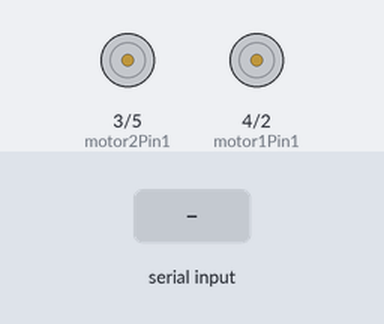
This program was run on a simulated Arduino Uno, built with avr-gcc and run on an emulated ATmega328P. Shown: motor-driver pin pairs drawn as motors (green arrow = first pin HIGH = forward, orange = second pin HIGH = backward, longer = more drive). The test bench sets the inputs (shaded band).

Above: at 1.2 s.
1.3 s: "1" received over the second serial link
At 1.54 s:
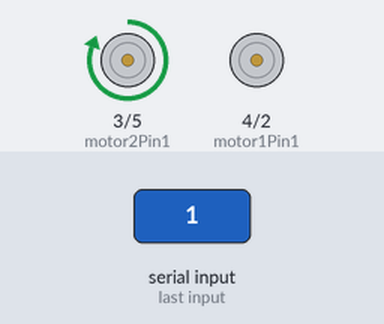
3.2 s: "2" received over the second serial link
At 3.44 s:
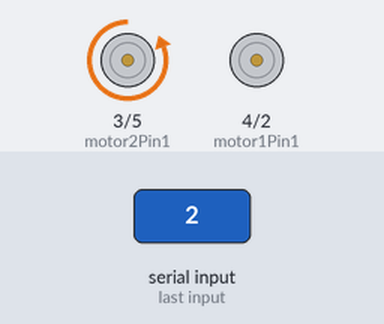
5.1 s: "4" received over the second serial link
At 5.59 s:
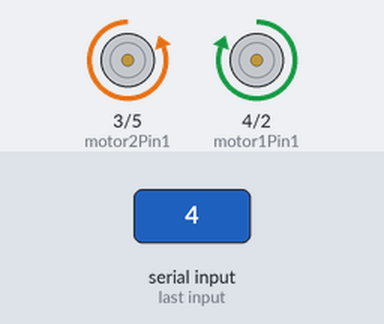
7.3 s: "3" received over the second serial link
At 7.79 s:
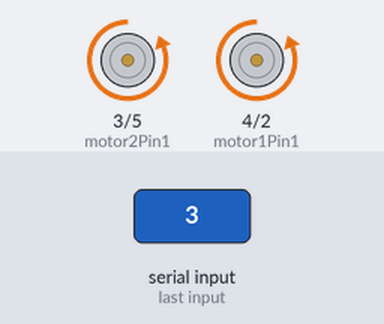
Timing chart, 0 to 10.3 s (numbered marks = the images above; inputs shaded):
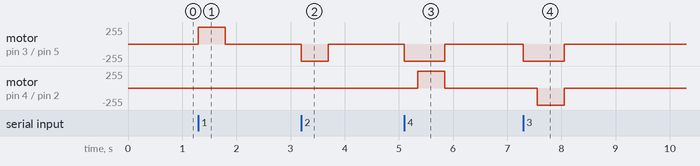

The program:

main.cpp
```cpp
#include <Arduino.h>
#include <SoftwareSerial.h>
#include "motors.h"

unsigned long currentTime = 0;
SoftwareSerial bluetooth(10, 11);  // RX, TX pins for Bluetooth communication

void setup() {
  init_motors();
  currentTime = millis();
  bluetooth.begin(9600);  // Set the baud rate for Bluetooth communication
  Serial.begin(9600);
}

void loop() {
  char command;
  while (bluetooth.available()) {
    command = (char)bluetooth.read();
    // Serial.println("Received command: " + String(command));
    currentTime = millis();
    if (command == '1') {
      driveForward();
    } else if (command == '2') {
      driveBackward();
    } else if (command == '4') {
      turnLeft();
      currentTime = millis();
    } else if (command == '3') {
      turnRight();
      currentTime = millis();
    }
  }
  if(millis() - currentTime >= 500){
    stopMotors();
  }
}
```

motors.h
```cpp
#ifndef __MOTORS__
#define __MOTORS__

#include <Arduino.h>

extern int motor1Pin1;  // N1
extern int motor1Pin2;  // N2
extern int motor2Pin1;  // N3
extern int motor2Pin2;  // N4

void init_motors();
void stopMotors();
void turnRight();
void turnLeft();
void driveForward();
void driveBackward();

#endif
```

motors.cpp
```cpp
#include "motors.h"

enum Direction {
    UNINIT,
    FORWARD,
    BACKWARD
};

int motor1Pin1 = 4; // N1
int motor1Pin2 = 2; // N2
int motor2Pin1 = 3; // N3
int motor2Pin2 = 5; // N4

enum Direction direction;

void init_motors(){
    pinMode(motor1Pin1, OUTPUT);
    pinMode(motor1Pin2, OUTPUT);
    pinMode(motor2Pin1, OUTPUT);
    pinMode(motor2Pin2, OUTPUT);
    direction = UNINIT;
    stopMotors();
}

void stopMotors(){
    digitalWrite(motor1Pin1, LOW);
    digitalWrite(motor1Pin2, LOW);
    digitalWrite(motor2Pin1, LOW);
    digitalWrite(motor2Pin2, LOW);
}

void addMovementToTurn(){
    switch (direction) {
        case UNINIT:
            break;
        case FORWARD:
            driveForward();
            break;
        case BACKWARD:
            driveBackward();
            break;
        default:
            break;
    }
    delay(250);
}

void turnRight(){
    addMovementToTurn();
    // shut left
    digitalWrite(motor1Pin1, LOW);
    //turn right
    digitalWrite(motor1Pin2, HIGH);
}

void turnLeft(){
    addMovementToTurn();
    // shut right
    digitalWrite(motor1Pin2, LOW);
    // turn left
    digitalWrite(motor1Pin1, HIGH);
}

void driveForward(){
    direction = FORWARD;
    // Disable backward
    digitalWrite(motor2Pin2, LOW);
    // Drive forward
    digitalWrite(motor2Pin1, HIGH);
}

void driveBackward(){
    direction = BACKWARD;
    // Disable forward
    digitalWrite(motor2Pin1, LOW);
    // Drive backward
    digitalWrite(motor2Pin2, HIGH);
}
```

Measured:
- after the input at 1.3 s, motor on pin 3 (motor2Pin1) / pin 5 (motor2Pin2): stopped → forward 255/255 at once, → stopped 0.50 s later
- after the input at 3.2 s, motor on pin 3 (motor2Pin1) / pin 5 (motor2Pin2): stopped → backward 255/255 at once, → stopped 0.50 s later
- after the input at 5.1 s, motor on pin 3 (motor2Pin1) / pin 5 (motor2Pin2): stopped → backward 255/255 at once, → stopped 0.75 s later; motor on pin 4 (motor1Pin1) / pin 2 (motor1Pin2): stopped → forward 255/255 after 0.25 s, → stopped 0.50 s later
- after the input at 7.3 s, motor on pin 3 (motor2Pin1) / pin 5 (motor2Pin2): stopped → backward 255/255 at once, → stopped 0.75 s later; motor on pin 4 (motor1Pin1) / pin 2 (motor1Pin2): stopped → backward 255/255 after 0.25 s, → stopped 0.50 s later
